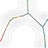

Recreate this plot in R.
source("visrutils.R")

visr.app.start("Monocle")

################################ Input

visr.category(label="Input")

INPUT_TYPE_10X = "10X single cell dataset"
INPUT_TYPE_COUNT_MATRIX_TXT = "Count matrix (.txt)"
INPUT_TYPE_SPARSE_MATRIX = "Sparse matrix"
visr.param("input_type",
           info = "Specify the format of your input data. Whether it is a 10X cell ranger dataset or a normal or sparse an expression matrix",
           items = c(INPUT_TYPE_10X, INPUT_TYPE_COUNT_MATRIX_TXT, INPUT_TYPE_SPARSE_MATRIX), debugvalue = INPUT_TYPE_10X)

visr.param("data_dir_10x",
           label="10X dataset directory",
           info="10X Cell Ranger dataset directory. It should contain a sub-directory named 'outs'",
           type="filename", filename.mode = "dir",
           active.condition = sprintf("visr.param.input_type == '%s'", INPUT_TYPE_10X),
           debugvalue= "~/SFU/Datasets/SingleCell/pbmc3k/") # Peripheral Blood Mononuclear Cells (PBMCs) from a healthy donor

visr.param("expression_matrix", type = "filename",
           info = "Numeric matrix of expression values, where rows are genes, and columns are cells",
           active.condition = sprintf("(visr.param.input_type == '%s') || (visr.param.input_type == '%s')", INPUT_TYPE_COUNT_MATRIX_TXT, INPUT_TYPE_SPARSE_MATRIX))

visr.param("sample_sheet", type = "filename",
           info = "Pheno data where rows are cells, and columns are cell attributes (such as cell type, culture condition, day captured, etc.). It should have same number of rows as the number of columns in expression value matrix.",
           active.condition = sprintf("(visr.param.input_type == '%s') || (visr.param.input_type == '%s')", INPUT_TYPE_COUNT_MATRIX_TXT, INPUT_TYPE_SPARSE_MATRIX))

visr.param("gene_annotation", type = "filename",
           info = "Feature data where rows are features (e.g. genes), and columns are gene attributes (such as biotype, gc content, etc.). It should have same number of rows as the number of rows in expression value matrix.",
           active.condition = sprintf("(visr.param.input_type == '%s') || (visr.param.input_type == '%s')", INPUT_TYPE_COUNT_MATRIX_TXT, INPUT_TYPE_SPARSE_MATRIX))

DATA_TYPE_UMI = "UMIs, Raw transcript counts"
DATA_TYPE_FPKM = "FPKM, TPM"
DATA_TYPE_LOG_FPKM = "log FPKM/TPMs, Ct values from SC qPCR"
visr.param("data_type",
           label = "Data type",
           info = "Specify the appropriate data type. Monocle works well with both count-based measures (e.g. UMIs) and relative expression data.",
           items=c(DATA_TYPE_UMI, DATA_TYPE_FPKM, DATA_TYPE_LOG_FPKM),
           active.condition = "(visr.param.data_dir_10x != '') || (visr.param.expression_matrix != '' && visr.param.sample_sheet != '' && visr.param.gene_annotation != '')")

################################ Output tables

visr.category("Output",
              active.condition = "(visr.param.data_dir_10x != '') || (visr.param.expression_matrix != '' && visr.param.sample_sheet != '' && visr.param.gene_annotation != '')")

visr.param("output_dir",
           label="Output Directory to save the results",
           info="Output directory where the analysis results will be saved to",
           type="filename", filename.mode = "dir",
           debugvalue= "~/SFU/Datasets/SingleCell/output/")

visr.param("create_subdir", default = TRUE,
           label = "Create new sub-direcory",
           info = "Create a new sub directory with the name DATE_TIME (YYYYMMDD_hhmmss)")

################################ Analysis Steps

visr.category("Analysis steps",
              info = "Different analysis steps",
              active.condition = "visr.param.output_dir != '' && ((visr.param.data_dir_10x != '') || (visr.param.expression_matrix != '' && visr.param.sample_sheet != '' && visr.param.gene_annotation != ''))")

visr.param("enable_subsetting", label = "Subsetting and dimensionality reduction", default = T)

visr.param("enable_clustering", label = "Clustering", default = T,
           active.condition = "visr.param.enable_subsetting")

visr.param("enable_de_analysis", label = "Differential expression analysis", default = F,
           active.condition = "visr.param.enable_subsetting && visr.param.enable_clustering")

visr.param("enable_trajectories", label = "Single-cell trajectories", default = F,
           active.condition = "visr.param.enable_subsetting && visr.param.enable_clustering && visr.param.enable_de_analysis")

################################ Subsetting and dimensionality reduction

visr.category("Subsetting and dimensionality reduction",
              info = "Values used to reduce dimensionality of data (Genes and Cells)",
              active.condition = "visr.param.output_dir != '' && visr.param.enable_subsetting")

visr.param("min_expr", label = "Expression threshold", default = 1L,
           info = "The expression threshold to be used to tally the number of cells expressing a gene and the number of genes expressed among all cells. A gene is 'expressed' if there is at least the specified count")

# number of histogram bins in the histogram plots
visr.param.num_histogram_bins <- 50L

GENE_SUBSET_METHOD_MEAN = "Based on mean expression"
GENE_SUBSET_METHOD_PERCENT = "Based on number of expressed cells"
visr.param("gene_subset_method", label = "Gene subsetting method", items = c(GENE_SUBSET_METHOD_MEAN, GENE_SUBSET_METHOD_PERCENT),
           info = "Strategy used to subset genes")

visr.param("min_mean_expression", default = 0.1, min = 0,
           label = "Subset genes: Minimum mean expression", info = "Select genes which have a mean expression of specified value",
           active.condition = sprintf("visr.param.gene_subset_method == '%s'", GENE_SUBSET_METHOD_MEAN))

visr.param("min_expressed_cells", default = 0.05, min = 0, max = 1,
           label = "Subset genes: Minimum percentage of expressed cells", info = "Select genes which have a minimum percentage of expressed cells",
           active.condition = sprintf("visr.param.gene_subset_method == '%s'", GENE_SUBSET_METHOD_PERCENT))

visr.param("reduce_num_dim", label = "Number of reduced dimensions", default = 50L, min = 2L)

visr.param("reduction_method", label = "Algorithm for dimensionality reduction", info = "Algorithm to use for dimensionality reduction", items = c("DDRTree", "ICA", "tSNE", "SimplePPT", "L1-graph", "SGL-tree"), default = 'tSNE')

################################ Clustering

visr.category("Clustering",
              info = "Identify new (and possibly rare) subtypes of cells in Single-cell RNA-Seq experiments.",
              active.condition = "visr.param.output_dir != '' && visr.param.enable_clustering")

CLUSTER_METHOD_DENSITY_PEAK = "densityPeak"
CLUSTER_METHOD_LOUVAIN = "louvain"
CLUSTER_METHOD_DDRTREE = "DDRTree"
visr.param("cluster_method", items = c(CLUSTER_METHOD_DENSITY_PEAK, CLUSTER_METHOD_LOUVAIN, CLUSTER_METHOD_DDRTREE),
           info = "Method for clustering cells. For big datasets (like data with 50 k cells or so), we recommend using the 'louvain' clustering algorithm.")

visr.param("num_clusters", label = "Number of clusters", type = "integer", min = 1L, default = "NULL", items = c("NULL"), item.labels = c("auto"), debugvalue = NULL,
           info = "Number of clusters. When auto, Use 0.95 of the delta and 0.95 of the rho as the cutoff for assigning density peaks and clusters",
           active.condition = sprintf("visr.param.cluster_method == '%s'", CLUSTER_METHOD_DENSITY_PEAK))

visr.param("skip_rho_sigma", default = FALSE, info = "skip the calculation of rho / sigma",
           active.condition = sprintf("visr.param.cluster_method == '%s'", CLUSTER_METHOD_DENSITY_PEAK))

visr.param("rho_threshold", label = "rho (cell's local density) threshod", type = "double", min = 0,
           items = "NULL", item.labels = "auto", default = "NULL", debugvalue = NULL,
           info = "The threshold of cell's local density (rho) used to select the density peaks",
           active.condition = sprintf("visr.param.cluster_method == '%s'", CLUSTER_METHOD_DENSITY_PEAK))

visr.param("delta_threshold", label = "delta (local distance) threshod", type = "double", min = 0,
           items = "NULL", item.labels = "auto", default = "NULL", debugvalue = NULL,
           info = "The threshold of local distance (nearest distance of a cell to another cell with higher distance) used to select the density peaks",
           active.condition = sprintf("visr.param.cluster_method == '%s'", CLUSTER_METHOD_DENSITY_PEAK))

visr.param("gaussian", label = "Use gaussian kernel?", default = T,
           info = "Whether or not Gaussian kernel will be used for calculating the local density in densityClust function",
           active.condition = sprintf("visr.param.cluster_method == '%s'", CLUSTER_METHOD_DENSITY_PEAK))

visr.param("num_centers", label = "Number of centroids", type = "integer", min = 1L, default = 3L,
           info = "Number of number of centroids passed to DDRTree ('Dimensionality Reduction via Graph Structure Learning' by Qi Mao, et al)",
           active.condition = sprintf("visr.param.cluster_method == '%s'", CLUSTER_METHOD_DDRTREE))

visr.param("louvain_k", default = 50L,
           info = "number of kNN used in creating the k nearest neighbor graph for Louvain clustering. The number of kNN is related to the resolution of the clustering result, bigger number of kNN gives low resolution and vice versa.",
           active.condition = sprintf("visr.param.cluster_method == '%s'", CLUSTER_METHOD_LOUVAIN))

visr.param("louvain_iter", default = 1L,
           info = "number of iterations used for Louvain clustering. The clustering result gives the largest modularity score will be used as the final clustering result.",
           active.condition = sprintf("visr.param.cluster_method == '%s'", CLUSTER_METHOD_LOUVAIN))

visr.param("louvain_weight", default = F,
           info = "Use Jaccard coefficent for two nearest neighbors (based on the overlapping of their kNN) as the weight used for Louvain clustering.",
           active.condition = sprintf("visr.param.cluster_method == '%s'", CLUSTER_METHOD_LOUVAIN))

################################ Differential expression analysis

visr.category("Differential expression analysis",
              info = "A sophisticated but easy to use system for differential expression, to characterize new cell types and states by comparing them to other",
              active.condition = "visr.param.output_dir != '' && visr.param.enable_de_analysis")


DE_FORMULA_CLUSTER = "Cluster"
DE_FORMULA_PHENOTYPE = "Phenotype (cell attribute)"
visr.param("de_formula", label = "Perform DE by", items = c(DE_FORMULA_CLUSTER, DE_FORMULA_PHENOTYPE))

visr.param("de_cluster_id", label = "Perform DE on which Cluster id?", min = 1L, default = 1L,
           items = c(Inf), item.labels = c("All (slow)"),
           active.condition = sprintf("visr.param.de_formula == '%s'", DE_FORMULA_CLUSTER))

visr.param("de_phenotype_name", label = "Phenotype (cell attribute) name",
           active.condition = sprintf("visr.param.de_formula == '%s'", DE_FORMULA_PHENOTYPE))

visr.param("de_subset_by_marker_genes", label = "Subset using known marker genes", default = F)

visr.param("marker_genes_list", label = "Marker genes (comma separated)", info="Optional comma separated list of short gene names to use as marker genes.",
           debugvalue = "MEF2C, MEF2D, MYF5, ANPEP, PDGFRA, MYOG, TPM1, TPM2, MYH2, MYH3, NCAM1, TNNT1, TNNT2, TNNC1, CDK1, CDK2, CCNB1, CCNB2, CCND1, CCNA1, ID1",
           active.condition = "visr.param.de_subset_by_marker_genes")

visr.param("num_plot_genes_jitter", label = "Draw level of expression for how many top genes?", default = 9L,
           info = "Plots the level of expression for each group of cells per gene,\nfor the specified number of most statistically significant genes.") # min = 0

################################ Single-cell trajectories

visr.category("Single-cell trajectories",
              info = "Discover cells transition from one state to another, in development, disease, and throughout life.",
              active.condition = "visr.param.output_dir != '' && visr.param.enable_trajectories")

visr.app.end()

visr.applyParameters()

########################################################################################################################
# End of parameter specification
########################################################################################################################

try(visr.biocLite("monocle"))
visr.libraryGithub("monocle", "cole-trapnell-lab/monocle-release") # https://github.com/cole-trapnell-lab/monocle-release/issues/118
# used to order genes
visr.library("dplyr")

############################################################
#  Validate output directory
############################################################

validateOutputDirectory <- function() {
  visr.assert_that(!is.null(visr.param.output_dir) && visr.param.output_dir != "", msg = "Output directory not specified")
  if (visr.param.create_subdir)
    visr.param.output_dir <<- paste0(visr.param.output_dir, format(Sys.time(), "/%Y%m%d_%H%M%S"))
  dir.create(visr.param.output_dir, recursive = T, showWarnings = F)
  visr.assert_that(dir.exists(visr.param.output_dir), msg = sprintf("Output directory '%s' is not valid", visr.param.output_dir))
}

############################################################
#  Load input data
############################################################

if (visr.param.input_type == INPUT_TYPE_10X) { # if data is 10x data
  visr.assert_file_exists(visr.param.data_dir_10x, '10X data directory')
  visr.assert_that(file.exists(paste0(visr.param.data_dir_10x, '/outs')), msg = paste("Cannot find 'outs' sub-directory inside the specified 10x directory:\n", visr.param.data_dir_10x))
  validateOutputDirectory()

  visr.librarySource("cellrangerRkit", "http://cf.10xgenomics.com/supp/cell-exp/rkit-install-2.0.0.R")

  visr.logProgress("Loading data from the 10x Genomics Cell Ranger pipeline")
  gbm <- load_cellranger_matrix(visr.param.data_dir_10x)
  # class(gbm)
  # dim(Biobase::exprs(gbm))
  Biobase::exprs(gbm)[1:10, 1:4] # the first 10 genes in the first 4 cells

  # dim(pData(gbm)) # the phenotypic data
  # head(pData(gbm))

  # dim(fData(gbm)) # the feature information
  # head(fData(gbm)) # this table will be useful for matching gene IDs to symbols

  # create a CellDataSet object
  # note: Monocle expects that the gene symbol column in the feature data is called gene_short_name
  my_feat <- fData(gbm)
  names(my_feat) <- c('id', 'gene_short_name') # rename gene symbol column
  familyFunction <- negbinomial.size()
  if (visr.param.data_type == DATA_TYPE_FPKM) {
    #TODO: http://cole-trapnell-lab.github.io/monocle-release/docs/#converting-tpm-fpkm-values-into-mrna-counts-alternative
    familyFunction <- tobit() #TODO: parameter for tobit()
    visr.message("DATA_TYPE_FPKM not implemented")
  } else if (visr.param.data_type == DATA_TYPE_LOG_FPKM) {
    # TODO
    familyFunction <- gaussianff()
    visr.message("DATA_TYPE_LOG_FPKM not implemented")
  }

  visr.logProgress("Creating CellDateSet object")
  my_cds <<- newCellDataSet(Biobase::exprs(gbm),
                            phenoData = new("AnnotatedDataFrame", data = pData(gbm)),
                            featureData = new("AnnotatedDataFrame", data = my_feat),
                            lowerDetectionLimit = 0.5,
                            expressionFamily = familyFunction)
  # my_cds
  # slotNames(my_cds)
} else if (visr.param.input_type == INPUT_TYPE_COUNT_MATRIX_TXT) {
  visr.assert_file_exists(visr.param.expression_matrix, 'expression matrix')
  visr.assert_file_exists(visr.param.sample_sheet, 'sample sheet')
  visr.assert_file_exists(visr.param.gene_annotation, 'gene annotation')
  validateOutputDirectory()

  visr.logProgress("Loading data from the expression matrix")

  expr_matrix <- read.table(visr.param.expression_matrix) # e.g. "fpkm_matrix.txt"
  sample_sheet <- read.delim(visr.param.sample_sheet) # e.g. "cell_sample_sheet.txt"
  gene_annotation <- read.delim(visr.param.gene_annotation) # e.g. "gene_annotations.txt"

  visr.assert_that(nrow(expr_matrix) == ncol(sample_sheet), msg = "Expression value matrix does not have the same number of columns as the sample sheet (pheno data) has rows.")
  visr.assert_that(nrow(expr_matrix) == nrow(gene_annotation), msg = "Expression value matrix does not have the same number of rows as the gene_annotation (feature data) data frame has rows.")
  visr.assert_that(all(rownames(expr_matrix) == colnames(sample_sheet)), msg = "row names of the sample sheet (pheno data) does not match the column names of the expression matrix.")
  visr.assert_that(all(rownames(expr_matrix) == rownames(gene_annotation)), msg = "row names of the gene annotation (feature data) should match row names of the expression matrix.")
  visr.assert_that("gene_short_name" %in% rownames(gene_annotation), msg = "one of the columns of the gene annotation (feature data) should be named 'gene_short_name'")


  pd <- new("AnnotatedDataFrame", data = sample_sheet)
  fd <- new("AnnotatedDataFrame", data = gene_annotation)
  my_cds <<- newCellDataSet(as.matrix(expr_matrix), phenoData = pd, featureData = fd)

} else if (visr.param.input_type == INPUT_TYPE_SPARSE_MATRIX) {
  visr.message("input_type INPUT_TYPE_SPARSE_MATRIX Not Implemented Yet")
  validateOutputDirectory()
}

# output current parameters into a file
write(capture.output(print(visr.getParams())), file = paste0(visr.param.output_dir, "/visr_params.txt"))

# prepare the pdf to save the plots to
visr.dev <- dev.cur()
if (exists("visr_app_pdf_dev") && !is.null(visr_app_pdf_dev)) {
  dev.off(which = visr_app_pdf_dev)
}
output_plot_file <- paste0(visr.param.output_dir, "/plots.pdf")
pdf(file=output_plot_file)
visr_app_pdf_dev <- dev.cur()


# perform normalization and variance estimation steps, which will be used in the differential expression analyses later on.
visr.logProgress("Performing normalization and variance estimation (takes a few minutes)")
my_cds <- estimateSizeFactors(my_cds)
my_cds <- estimateDispersions(my_cds)

my_cds <- detectGenes(my_cds, min_expr = visr.param.min_expr - 0.0001)
# head(fData(my_cds)) #  number of cells expressing a particular gene
summary(fData(my_cds)$num_cells_expressed)
# head(pData(my_cds)) # The number of genes expressed per cell
print(summary(pData(my_cds)$num_genes_expressed))


# standardise to Z-distribution
x <- pData(my_cds)$num_genes_expressed
x_1 <- (x - mean(x)) / sd(x)
visr.library("ggplot2")
df <- data.frame(x = x_1)
p <- ggplot(data.frame(x = x), aes(x)) +
theme_bw() +
geom_histogram(bins = visr.param.num_histogram_bins) +
labs(x = "number of expressed genes", y = "number of cells")
print(p)


p <- ggplot(data.frame(x = x_1), aes(x)) +
  theme_bw() +
  geom_histogram(bins = visr.param.num_histogram_bins) +
  labs(x = "number of expressed genes, standardised to Z-distribution", y = "number of cells") +
  geom_vline(xintercept = c(-2, 2), linetype = "dotted", color = 'red')
print(p)

#
pData(my_cds)$UMI <- Matrix::colSums(Biobase::exprs(my_cds))
p <- ggplot(pData(my_cds), aes(num_genes_expressed, UMI)) +
    theme_bw() + geom_point() +
    ggtitle(paste("Number of genes expressed >=", visr.param.min_expr, "vs UMI per cell\nfor",nrow(pData(my_cds)), "cells"))
print(p)

#############################################
# Clustering
#############################################

if (visr.param.enable_clustering && ncol(my_cds) > 5e+05 && visr.param.cluster_method != CLUSTER_METHOD_LOUVAIN) {
  visr.message("Number of cells in your data is larger than 50k. clusterCells with 'densityPeak' or 'DDRTree' may crash. Please try to use the 'Louvain' clustering algorithm!", type = "warning")
}

if (visr.param.enable_subsetting) {
  # select gene based on their average expression and variability across cells.
  visr.logProgress("Calculating the mean and dispersion values for genes")
  if (visr.param.data_type != DATA_TYPE_UMI) {
    #TODO:
    stop("dispersionTable() only works for CellDataSet objects containing count-based expression data, either transcripts or reads.")
  }
  disp_table <- dispersionTable(my_cds)
  # head(disp_table)

  p <-  ggplot(data.frame(x = disp_table$mean_expression), aes(x)) +
      theme_bw() +
      geom_histogram(bins = 50) +
      scale_x_log10(labels = scales::comma) +
      labs(x = "mean gene expression", y = "number of genes") +
      geom_vline(xintercept = visr.param.min_mean_expression, linetype = "dotted", color = 'red')
  print(p)
  visr.writeDataTable(disp_table, paste0(visr.param.output_dir, "/genes_dispersion.txt"))

  print(table(disp_table$mean_expression >= visr.param.min_mean_expression))


  if (visr.param.gene_subset_method == GENE_SUBSET_METHOD_MEAN) {
    # subset genes based on minimum mean expression
    unsup_clustering_genes <- subset(disp_table, mean_expression >= visr.param.min_mean_expression)
    my_cds <- monocle::setOrderingFilter(my_cds, unsup_clustering_genes$gene_id)
  } else if (visr.param.gene_subset_method == GENE_SUBSET_METHOD_PERCENT) {
    # subset genes based on minimum number of expressed cells
    fData(my_cds)$use_for_ordering <- fData(my_cds)$num_cells_expressed > visr.param.min_expressed_cells * ncol(my_cds_subset)
  } else {
    visr.assert_that(FALSE, "Invalid value for gene_subset_method")
  }

  p <- monocle::plot_ordering_genes(my_cds) +
      ggtitle("Plot of genes by mean expression vs. empirical dispersion\nhighlighted genes (black) are selected for clustering") + theme(plot.title = element_text(hjust = 0.5)) +
      scale_x_log10(labels = scales::comma) +
      scale_y_log10(labels = scales::comma) +
      labs(x = "mean gene expression", y = "dispersion")
  print(p)
  visr.logProgress("Plotting the percentage of variance explained by each component (takes a few minutes)")

  p <-  monocle::plot_pc_variance_explained(my_cds, return_all = FALSE) + #TODO: norm_method= c("log", "vstExprs", "none")
    ggtitle("The percentage of variance explained by each component\nbased on a PCA performed on the normalised expression data") + theme(plot.title = element_text(hjust = 0.5)) +
    geom_vline(xintercept = visr.param.reduce_num_dim, linetype = "dotted", color = 'red')
  print(p)

  visr.logProgress("Computing a projection of a CellDataSet object into a lower dimensional space (takes a few minutes)")
  my_cds <- monocle::reduceDimension(my_cds, max_components = 2, num_dim = visr.param.reduce_num_dim,
                            reduction_method = visr.param.reduction_method, verbose = TRUE) # norm_method = c("log", "vstExprs", "none")
}

if (visr.param.enable_clustering) {
  num_clusters = NULL
  if (visr.param.cluster_method == CLUSTER_METHOD_DENSITY_PEAK) {
    # for some reason it alwasy produces one less cluster than specified value. so add 1 for now
    num_clusters = if (!is.null(visr.param.num_clusters)) (visr.param.num_clusters + 1) else NULL
  } else if (visr.param.cluster_method == CLUSTER_METHOD_DDRTREE) {
    num_clusters = visr.param.num_centers
  }

  visr.logProgress(paste("Performing unsupervised clustering. method:", visr.param.cluster_method))
  my_cds <- monocle::clusterCells(my_cds, verbose = T,
    skip_rho_sigma = visr.param.skip_rho_sigma,
    num_clusters = num_clusters,
    inspect_rho_sigma = F,
    rho_threshold = visr.param.rho_threshold,
    delta_threshold = visr.param.delta_threshold,
    gaussian = visr.param.gaussian,
    peaks = NULL,
    cell_type_hierarchy = NULL,
    frequency_thresh = NULL,
    enrichment_thresh = NULL,
    clustering_genes = NULL,
    k = visr.param.louvain_k,
    louvain_iter = visr.param.louvain_iter,
    weight = visr.param.louvain_weight,
    method = visr.param.cluster_method)

  visr.logProgress("Plotting the decision map of density clusters (delta vs. rho)")
  plot_rho_delta(my_cds, rho_threshold = visr.param.rho_threshold, delta_threshold = visr.param.delta_threshold) +
    ggtitle("Decision map of density clusters") + theme(plot.title = element_text(hjust = 0.5)) +
    labs(x = "rho: local density", y = "delta: local distance (to another cell with higher density)")

  head(pData(my_cds))
  print("Cluster sizes:")
  print(table(pData(my_cds)$Cluster))
  p <- monocle::plot_cell_clusters(my_cds)
  print(p)
}

#############################################
# Differential Expression Analysis
#############################################

if (visr.param.enable_de_analysis) {

  if (visr.param.marker_genes_list != '') {
    marker_genes <- row.names(subset(fData(HSMM_myo), gene_short_name %in% strsplit(visr.param.marker_genes_list, split = "[ ]*[,| ]+[ ]*")[[1]]))
    my_cds_subset <- my_cds[marker_genes,]
  }


  # create vector of no's
  de_cluster_ids = if (visr.param.de_cluster_id == Inf) levels(pData(my_cds)$Cluster) else visr.param.de_cluster_id

  i <- 0
  for (de_cluster_id in de_cluster_ids) {
    i <- i + 1
    # change status to yes if the cell was in cluster 1
    my_vector <- rep('no', nrow(pData(my_cds)))
    my_vector[pData(my_cds)$Cluster == de_cluster_id] <- rep('yes', sum(pData(my_cds)$Cluster == de_cluster_id))

    # add vector to phenoData
    pData(my_cds)$test <- my_vector

    head(pData(my_cds))


    visr.logProgress(paste("(", i, "of", length(de_cluster_ids), ")",
                           "Performing the differential expression analysis on cluster", de_cluster_id,
                           "\nfor the", nrow(unsup_clustering_genes),
                           "genes with the mean expression across cells >=", visr.param.min_mean_expression))

    de_cluster_one <- monocle::differentialGeneTest(my_cds[unsup_clustering_genes$gene_id,],
                                           fullModelFormulaStr = '~test',
                                           cores = 1, verbose = TRUE)

    #TODO:
    #clustering_DEG_genes <- monocle::differentialGeneTest(my_cds_subset,
    #                                                      fullModelFormulaStr = '~Cluster',
    #                                                      cores = 1, verbose = TRUE)

    dim(de_cluster_one)
    #de_cluster_one %>% arrange(qval) %>% head()
    #de_cluster_one_valid <- de_cluster_one %>% arrange(qval)
    de_cluster_one_valid <- de_cluster_one[which(de_cluster_one$status == "OK"),]
    de_cluster_one_valid <- de_cluster_one_valid[order(de_cluster_one_valid$qval),]

    de_genes_filename <- paste0(visr.param.output_dir, "/de_genes_cluster", de_cluster_id, ".txt")
    visr.logProgress(paste("Writing DE genes to file", de_genes_filename))
    visr.writeDataTable(de_cluster_one_valid, de_genes_filename)

    # the most statistically significant genes
    visr.logProgress(paste("Plotting level of expression for top", visr.param.num_plot_genes_jitter, "most statistically significant gene(s)."))
    monocle::plot_genes_jitter(my_cds[de_cluster_one_valid$id[seq(visr.param.num_plot_genes_jitter)],],
                               grouping = "Cluster", color_by = "Cluster",
                               ncol = ceiling(sqrt(visr.param.num_plot_genes_jitter)), nrow = NULL)
  }
}

#############################################
# Constructing Single Cell Trajectories
#############################################

#parameters, todo
trajectory_clusters <- c(1, 4)
trajectory_min_num_cells_expressed <- 10

if (visr.param.enable_trajectories) {
  #1- Choose genes that define progress
  #2- Reduce the dimensionality of the data
  #3- Order cells in pseudotime

  # expressed_genes <- row.names(subset(fData(my_cds), num_cells_expressed >= trajectory_min_num_cells_expressed))
  # my_cds_subset <- my_cds[expressed_genes, pData(my_cds)$Cluster %in% trajectory_clusters]
  # my_cds_subset <- monocle::detectGenes(my_cds_subset, min_expr = visr.param.min_expr)
  # fData(my_cds_subset)$use_for_ordering <- fData(my_cds_subset)$num_cells_expressed > visr.param.min_expressed_cells * ncol(my_cds_subset)
  # plot_pc_variance_explained(my_cds_subset, return_all = FALSE)
  # plot_rho_delta(my_cds_subset, rho_threshold = 2, delta_threshold = 10)
  my_cds_subset <- my_cds

  # TODO:
  # Alternative choices for ordering genes (http://cole-trapnell-lab.github.io/monocle-release/docs/#alternative-choices-for-ordering-genes)
  #   Ordering based on genes that differ between clusters (Recommended)
  #   Selecting genes with high dispersion across cells
  #   Ordering cells using known marker genes

  # how many genes are used?
  table(fData(my_cds_subset)$use_for_ordering)

  clustering_DEG_genes <- monocle::differentialGeneTest(my_cds_subset,
                                               fullModelFormulaStr = '~Cluster',
                                               cores = 1, verbose = TRUE)

  # use the top 1,000 most significantly differentially expressed genes as the set of ordering genes
  dim(clustering_DEG_genes)
  my_ordering_genes <- row.names(clustering_DEG_genes)[order(clustering_DEG_genes$qval)][1:1000]
  my_cds_subset <- setOrderingFilter(my_cds_subset, ordering_genes = my_ordering_genes)
  my_cds_subset <- reduceDimension(my_cds_subset, method = 'DDRTree') # norm_method = c("log", "vstExprs", "none")
  # the warnings were for use of deprecated code
  my_cds_subset <- orderCells(my_cds_subset)
  plot_cell_trajectory(my_cds_subset, color_by = "Cluster")


  ######### Finding Genes that Change as a Function of Pseudotime
  my_pseudotime_de <- differentialGeneTest(my_cds_subset,
                                           fullModelFormulaStr = "~sm.ns(Pseudotime)",
                                           cores = 1, verbose = TRUE)
  my_pseudotime_de %>% arrange(qval) %>% head()
  my_pseudotime_de %>% arrange(qval) %>% head() %>% select(id) -> my_pseudotime_gene
  my_pseudotime_gene <- my_pseudotime_gene$id
  plot_genes_in_pseudotime(my_cds_subset[my_pseudotime_gene,])


  ######### Clustering Genes by Pseudotemporal Expression Pattern
  # cluster the top 50 genes that vary as a function of pseudotime
  my_pseudotime_de %>% arrange(qval) %>% head(50) %>% select(id) -> gene_to_cluster
  gene_to_cluster <- gene_to_cluster$id

  # The columns of the heatmap are pseudotime values binned into 100 bins.
  my_pseudotime_cluster <- plot_pseudotime_heatmap(my_cds_subset[gene_to_cluster,],
                                                   num_clusters = 3,
                                                   cores = 1,
                                                   show_rownames = TRUE,
                                                   return_heatmap = TRUE)

  newdata <- data.frame(Pseudotime = seq(min(pData(my_cds_subset)$Pseudotime),
                                         max(pData(my_cds_subset)$Pseudotime), length.out = 100))

  # hierarchical clustering was used to cluster the genes
  # we can cut the dendrogram to form the same 3 clusters as plot_pseudotime_heatmap
  my_cluster <- cutree(my_pseudotime_cluster$tree_row, 3)
  my_cluster
  my_pseudotime_de[names(my_cluster[my_cluster == 1]),"gene_short_name"]
  my_pseudotime_de[names(my_cluster[my_cluster == 2]),"gene_short_name"]
  my_pseudotime_de[names(my_cluster[my_cluster == 3]),"gene_short_name"]


  ######### Analyzing Branches in Single-Cell Trajectories
  plot_cell_trajectory(my_cds_subset, color_by = "Cluster")

  # warnings not shown
  BEAM_res <- BEAM(my_cds_subset, branch_point = 1, cores = 8)
  BEAM_res <- BEAM_res[order(BEAM_res$qval),]
  BEAM_res <- BEAM_res[,c("gene_short_name", "pval", "qval")]

  # check out the results
  head(BEAM_res)
  table(BEAM_res$qval < 1e-4)

  # The heatmap shows how some genes are over-expressed or under-expressed depending on the trajectory path.
  my_branched_heatmap <- plot_genes_branched_heatmap(my_cds_subset[row.names(subset(BEAM_res, qval < 1e-4)),],
                                                     branch_point = 1,
                                                     num_clusters = 4,
                                                     cores = 1,
                                                     use_gene_short_name = TRUE,
                                                     show_rownames = TRUE,
                                                     return_heatmap = TRUE)


  head(my_branched_heatmap$annotation_row)
  dim(my_branched_heatmap$annotation_row)
  table(my_branched_heatmap$annotation_row$Cluster)
  my_row <- my_branched_heatmap$annotation_row
  my_row <- data.frame(cluster = my_row$Cluster,
                       gene = row.names(my_row),
                       stringsAsFactors = FALSE)

  head(my_row[my_row$cluster == 3,'gene'])

  my_gene <- row.names(subset(fData(my_cds_subset),
                              gene_short_name %in% head(my_row[my_row$cluster == 3,'gene'])))

  # plot genes that are expressed in a branch dependent manner
  # The trend lines show the expression pattern of genes along the paths formed by branch point 1.
  plot_genes_branched_pseudotime(my_cds_subset[my_gene,],
                                 branch_point = 1,
                                 ncol = 1)
}

#############################################
# Output tables
#############################################
dev.off(which=visr_app_pdf_dev)
rm(visr_app_pdf_dev)
browseURL(output_plot_file)

cds_dims <- data.frame(t(monocle::reducedDimA(my_cds)))
colnames(cds_dims) <- c("Component1", "Component2")
cell_table <- cbind(pData(my_cds), cds_dims)
visr.writeDataTable(cell_table, paste0(visr.param.output_dir, "/cells.txt"))

cachedResults <- list(params = visr.getParams(), my_cds = my_cds, disp_table = disp_table)
save(cachedResults, file = paste0(visr.param.output_dir, "/cachedResults.RData"))
